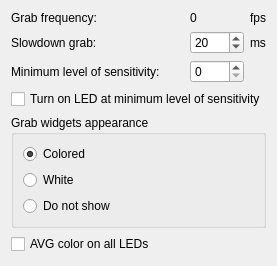
          <widget class="QWidget" name="page">
           <layout class="QVBoxLayout" name="verticalLayout_12">
            <item>
             <layout class="QGridLayout" name="gridLayout" rowstretch="0,0,0,0">
              <item row="0" column="2">
               <widget class="QLabel" name="label_GrabFrequency_txt_fps">
                <property name="text">
                 <string>fps</string>
                </property>
                <property name="alignment">
                 <set>Qt::AlignLeading|Qt::AlignLeft|Qt::AlignVCenter</set>
                </property>
                <property name="textInteractionFlags">
                 <set>Qt::LinksAccessibleByMouse|Qt::TextSelectableByMouse</set>
                </property>
               </widget>
              </item>
              <item row="1" column="0">
               <widget class="QLabel" name="label_SlowdownGrab_txt">
                <property name="sizePolicy">
                 <sizepolicy hsizetype="Expanding" vsizetype="Preferred">
                  <horstretch>0</horstretch>
                  <verstretch>0</verstretch>
                 </sizepolicy>
                </property>
                <property name="font">
                 <font>
                  <weight>50</weight>
                  <bold>false</bold>
                 </font>
                </property>
                <property name="text">
                 <string>Slowdown grab:</string>
                </property>
                <property name="alignment">
                 <set>Qt::AlignLeading|Qt::AlignLeft|Qt::AlignVCenter</set>
                </property>
                <property name="margin">
                 <number>0</number>
                </property>
               </widget>
              </item>
              <item row="1" column="1">
               <widget class="QSpinBox" name="spinBox_GrabSlowdown">
                <property name="minimum">
                 <number>1</number>
                </property>
                <property name="maximum">
                 <number>1000</number>
                </property>
                <property name="value">
                 <number>20</number>
                </property>
               </widget>
              </item>
              <item row="1" column="2">
               <widget class="QLabel" name="label_SlowdownGrab_txt_ms">
                <property name="text">
                 <string>ms</string>
                </property>
                <property name="alignment">
                 <set>Qt::AlignLeading|Qt::AlignLeft|Qt::AlignVCenter</set>
                </property>
               </widget>
              </item>
              <item row="2" column="0">
               <widget class="QLabel" name="label_MinLevelOfSensitivity">
                <property name="sizePolicy">
                 <sizepolicy hsizetype="Expanding" vsizetype="Preferred">
                  <horstretch>0</horstretch>
                  <verstretch>0</verstretch>
                 </sizepolicy>
                </property>
                <property name="font">
                 <font>
                  <weight>50</weight>
                  <bold>false</bold>
                 </font>
                </property>
                <property name="text">
                 <string>Minimum level of sensitivity:</string>
                </property>
                <property name="alignment">
                 <set>Qt::AlignLeading|Qt::AlignLeft|Qt::AlignVCenter</set>
                </property>
               </widget>
              </item>
              <item row="0" column="1">
               <widget class="QLabel" name="label_GrabFrequency_value">
                <property name="text">
                 <string notr="true">0</string>
                </property>
                <property name="margin">
                 <number>3</number>
                </property>
                <property name="textInteractionFlags">
                 <set>Qt::LinksAccessibleByMouse|Qt::TextSelectableByMouse</set>
                </property>
               </widget>
              </item>
              <item row="0" column="0">
               <widget class="QLabel" name="label_GrabFrequency_txt">
                <property name="sizePolicy">
                 <sizepolicy hsizetype="Expanding" vsizetype="Maximum">
                  <horstretch>0</horstretch>
                  <verstretch>0</verstretch>
                 </sizepolicy>
                </property>
                <property name="font">
                 <font>
                  <weight>50</weight>
                  <bold>false</bold>
                 </font>
                </property>
                <property name="text">
                 <string>Grab frequency:</string>
                </property>
                <property name="alignment">
                 <set>Qt::AlignLeading|Qt::AlignLeft|Qt::AlignVCenter</set>
                </property>
               </widget>
              </item>
              <item row="2" column="1">
               <widget class="QSpinBox" name="spinBox_GrabMinLevelOfSensitivity">
                <property name="minimum">
                 <number>0</number>
                </property>
                <property name="maximum">
                 <number>100</number>
                </property>
                <property name="value">
                 <number>0</number>
                </property>
               </widget>
              </item>
              <item row="3" column="0" colspan="3">
               <widget class="QCheckBox" name="checkBox_turnOnAtLevelOfSensitivity">
                <property name="text">
                 <string>Turn on LED at minimum level of sensitivity</string>
                </property>
               </widget>
              </item>
             </layout>
            </item>
            <item>
             <widget class="QGroupBox" name="groupBox_2">
              <property name="title">
               <string>Grab widgets appearance</string>
              </property>
              <layout class="QVBoxLayout" name="verticalLayout_16">
               <item>
                <widget class="QRadioButton" name="radioButton_Colored">
                 <property name="text">
                  <string>Colored</string>
                 </property>
                 <property name="checked">
                  <bool>true</bool>
                 </property>
                </widget>
               </item>
               <item>
                <widget class="QRadioButton" name="radioButton_White">
                 <property name="text">
                  <string>White</string>
                 </property>
                </widget>
               </item>
               <item>
                <widget class="QRadioButton" name="radioButton_GrabWidgetsDontShow">
                 <property name="text">
                  <string>Do not show</string>
                 </property>
                </widget>
               </item>
              </layout>
             </widget>
            </item>
            <item>
             <widget class="QCheckBox" name="checkBox_GrabIsAvgColors">
              <property name="font">
               <font>
                <weight>50</weight>
                <bold>false</bold>
               </font>
              </property>
              <property name="text">
               <string>AVG color on all LEDs</string>
              </property>
              <property name="checked">
               <bool>false</bool>
              </property>
             </widget>
            </item>
            <item>
             <spacer name="verticalSpacer_5">
              <property name="orientation">
               <enum>Qt::Vertical</enum>
              </property>
              <property name="sizeHint" stdset="0">
               <size>
                <width>20</width>
                <height>1</height>
               </size>
              </property>
             </spacer>
            </item>
           </layout>
          </widget>
